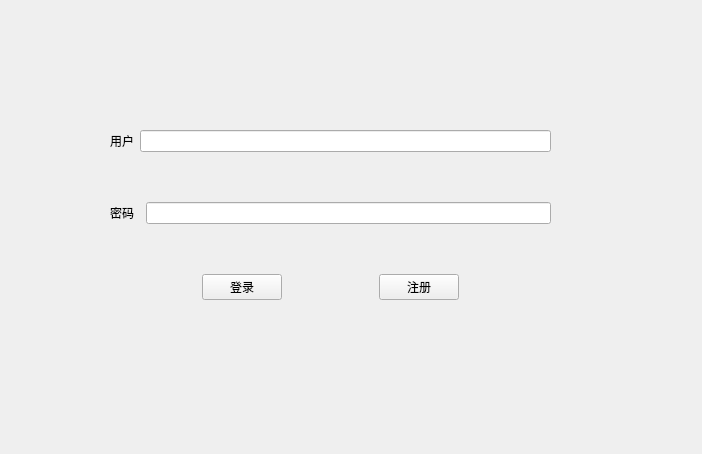
<?xml version="1.0" encoding="UTF-8"?>
<ui version="4.0">
 <class>LogWin</class>
 <widget class="QWidget" name="LogWin">
  <property name="geometry">
   <rect>
    <x>0</x>
    <y>0</y>
    <width>702</width>
    <height>454</height>
   </rect>
  </property>
  <property name="windowTitle">
   <string>Form</string>
  </property>
  <widget class="QWidget" name="layoutWidget">
   <property name="geometry">
    <rect>
     <x>110</x>
     <y>90</y>
     <width>441</width>
     <height>251</height>
    </rect>
   </property>
   <layout class="QVBoxLayout" name="verticalLayout_2">
    <item>
     <layout class="QHBoxLayout" name="horizontalLayout">
      <item>
       <widget class="QLabel" name="label">
        <property name="text">
         <string>用户</string>
        </property>
       </widget>
      </item>
      <item>
       <widget class="QLineEdit" name="lineEdit"/>
      </item>
     </layout>
    </item>
    <item>
     <layout class="QHBoxLayout" name="horizontalLayout_2">
      <item>
       <widget class="QLabel" name="label_2">
        <property name="minimumSize">
         <size>
          <width>30</width>
          <height>30</height>
         </size>
        </property>
        <property name="text">
         <string>密码</string>
        </property>
       </widget>
      </item>
      <item>
       <widget class="QLineEdit" name="lineEdit_2"/>
      </item>
     </layout>
    </item>
    <item>
     <layout class="QHBoxLayout" name="horizontalLayout_3">
      <item>
       <spacer name="horizontalSpacer">
        <property name="orientation">
         <enum>Qt::Horizontal</enum>
        </property>
        <property name="sizeHint" stdset="0">
         <size>
          <width>40</width>
          <height>20</height>
         </size>
        </property>
       </spacer>
      </item>
      <item>
       <widget class="QPushButton" name="pushButton">
        <property name="text">
         <string>登录</string>
        </property>
       </widget>
      </item>
      <item>
       <spacer name="horizontalSpacer_2">
        <property name="orientation">
         <enum>Qt::Horizontal</enum>
        </property>
        <property name="sizeHint" stdset="0">
         <size>
          <width>40</width>
          <height>20</height>
         </size>
        </property>
       </spacer>
      </item>
      <item>
       <widget class="QPushButton" name="pushButton_2">
        <property name="text">
         <string>注册</string>
        </property>
       </widget>
      </item>
      <item>
       <spacer name="horizontalSpacer_3">
        <property name="orientation">
         <enum>Qt::Horizontal</enum>
        </property>
        <property name="sizeHint" stdset="0">
         <size>
          <width>40</width>
          <height>20</height>
         </size>
        </property>
       </spacer>
      </item>
     </layout>
    </item>
   </layout>
  </widget>
 </widget>
 <resources/>
 <connections/>
</ui>
